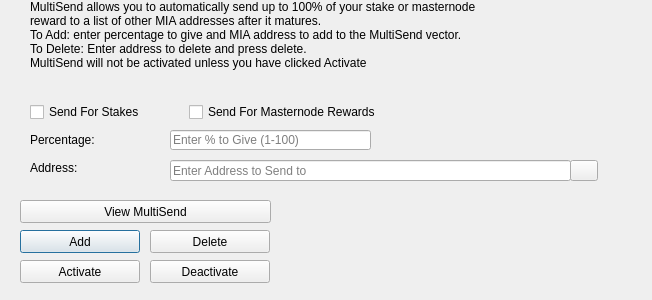
<?xml version="1.0" encoding="UTF-8"?>
<ui version="4.0">
 <class>MultiSendDialog</class>
 <widget class="QDialog" name="MultiSendDialog">
  <property name="windowModality">
   <enum>Qt::NonModal</enum>
  </property>
  <property name="geometry">
   <rect>
    <x>0</x>
    <y>0</y>
    <width>652</width>
    <height>300</height>
   </rect>
  </property>
  <property name="windowTitle">
   <string>MultiSend</string>
  </property>
  <widget class="QLineEdit" name="multiSendPercentEdit">
   <property name="geometry">
    <rect>
     <x>170</x>
     <y>130</y>
     <width>201</width>
     <height>20</height>
    </rect>
   </property>
   <property name="toolTip">
    <string>Enter whole numbers 1 - 100</string>
   </property>
   <property name="placeholderText">
    <string>Enter % to Give (1-100)</string>
   </property>
  </widget>
  <widget class="QLineEdit" name="multiSendAddressEdit">
   <property name="geometry">
    <rect>
     <x>170</x>
     <y>160</y>
     <width>401</width>
     <height>21</height>
    </rect>
   </property>
   <property name="toolTip">
    <string/>
   </property>
   <property name="placeholderText">
    <string>Enter Address to Send to</string>
   </property>
  </widget>
  <widget class="QLabel" name="label_2">
   <property name="geometry">
    <rect>
     <x>30</x>
     <y>0</y>
     <width>451</width>
     <height>121</height>
    </rect>
   </property>
   <property name="lineWidth">
    <number>1</number>
   </property>
   <property name="text">
    <string>MultiSend allows you to automatically send up to 100% of your stake or masternode reward to a list of other MIA addresses after it matures.
To Add: enter percentage to give and MIA address to add to the MultiSend vector.
To Delete: Enter address to delete and press delete.
MultiSend will not be activated unless you have clicked Activate</string>
   </property>
   <property name="alignment">
    <set>Qt::AlignLeading|Qt::AlignLeft|Qt::AlignTop</set>
   </property>
   <property name="wordWrap">
    <bool>true</bool>
   </property>
  </widget>
  <widget class="QLabel" name="message">
   <property name="geometry">
    <rect>
     <x>290</x>
     <y>200</y>
     <width>351</width>
     <height>91</height>
    </rect>
   </property>
   <property name="text">
    <string/>
   </property>
  </widget>
  <widget class="QPushButton" name="addButton">
   <property name="geometry">
    <rect>
     <x>20</x>
     <y>230</y>
     <width>120</width>
     <height>23</height>
    </rect>
   </property>
   <property name="toolTip">
    <string/>
   </property>
   <property name="statusTip">
    <string>Add to MultiSend Vector</string>
   </property>
   <property name="text">
    <string>Add</string>
   </property>
  </widget>
  <widget class="QPushButton" name="disableButton">
   <property name="geometry">
    <rect>
     <x>150</x>
     <y>260</y>
     <width>120</width>
     <height>23</height>
    </rect>
   </property>
   <property name="statusTip">
    <string>Deactivate MultiSend</string>
   </property>
   <property name="text">
    <string>Deactivate</string>
   </property>
  </widget>
  <widget class="QPushButton" name="addressBookButton">
   <property name="geometry">
    <rect>
     <x>570</x>
     <y>160</y>
     <width>28</width>
     <height>21</height>
    </rect>
   </property>
   <property name="toolTip">
    <string>Choose an address from the address book</string>
   </property>
   <property name="text">
    <string/>
   </property>
   <property name="icon">
    <iconset resource="../mia.qrc">
     <normaloff>:/icons/address-book</normaloff>:/icons/address-book</iconset>
   </property>
   <property name="shortcut">
    <string>Alt+A</string>
   </property>
   <property name="autoDefault">
    <bool>false</bool>
   </property>
  </widget>
  <widget class="QLabel" name="label">
   <property name="geometry">
    <rect>
     <x>30</x>
     <y>130</y>
     <width>121</width>
     <height>20</height>
    </rect>
   </property>
   <property name="toolTip">
    <string>Percentage of stake to send</string>
   </property>
   <property name="text">
    <string>Percentage:</string>
   </property>
  </widget>
  <widget class="QLabel" name="label_5">
   <property name="geometry">
    <rect>
     <x>30</x>
     <y>160</y>
     <width>111</width>
     <height>16</height>
    </rect>
   </property>
   <property name="toolTip">
    <string>Address to send portion of stake to</string>
   </property>
   <property name="text">
    <string>Address:</string>
   </property>
  </widget>
  <widget class="QPushButton" name="deleteButton">
   <property name="geometry">
    <rect>
     <x>150</x>
     <y>230</y>
     <width>120</width>
     <height>23</height>
    </rect>
   </property>
   <property name="toolTip">
    <string/>
   </property>
   <property name="statusTip">
    <string>Delete Address From MultiSend Vector</string>
   </property>
   <property name="text">
    <string>Delete</string>
   </property>
  </widget>
  <widget class="QPushButton" name="activateButton">
   <property name="geometry">
    <rect>
     <x>20</x>
     <y>260</y>
     <width>120</width>
     <height>23</height>
    </rect>
   </property>
   <property name="statusTip">
    <string>Activate MultiSend</string>
   </property>
   <property name="text">
    <string>Activate</string>
   </property>
  </widget>
  <widget class="QPushButton" name="viewButton">
   <property name="geometry">
    <rect>
     <x>20</x>
     <y>200</y>
     <width>251</width>
     <height>23</height>
    </rect>
   </property>
   <property name="toolTip">
    <string/>
   </property>
   <property name="statusTip">
    <string>View MultiSend Vector</string>
   </property>
   <property name="text">
    <string>View MultiSend</string>
   </property>
  </widget>
  <widget class="QWidget" name="horizontalLayoutWidget">
   <property name="geometry">
    <rect>
     <x>30</x>
     <y>100</y>
     <width>351</width>
     <height>24</height>
    </rect>
   </property>
   <layout class="QHBoxLayout" name="horizontalLayout">
    <item>
     <widget class="QCheckBox" name="multiSendStakeCheckBox">
      <property name="text">
       <string>Send For Stakes</string>
      </property>
     </widget>
    </item>
    <item>
     <widget class="QCheckBox" name="multiSendMasternodeCheckBox">
      <property name="text">
       <string>Send For Masternode Rewards</string>
      </property>
     </widget>
    </item>
   </layout>
  </widget>
 </widget>
 <resources>
  <include location="../mia.qrc"/>
 </resources>
 <connections/>
</ui>
